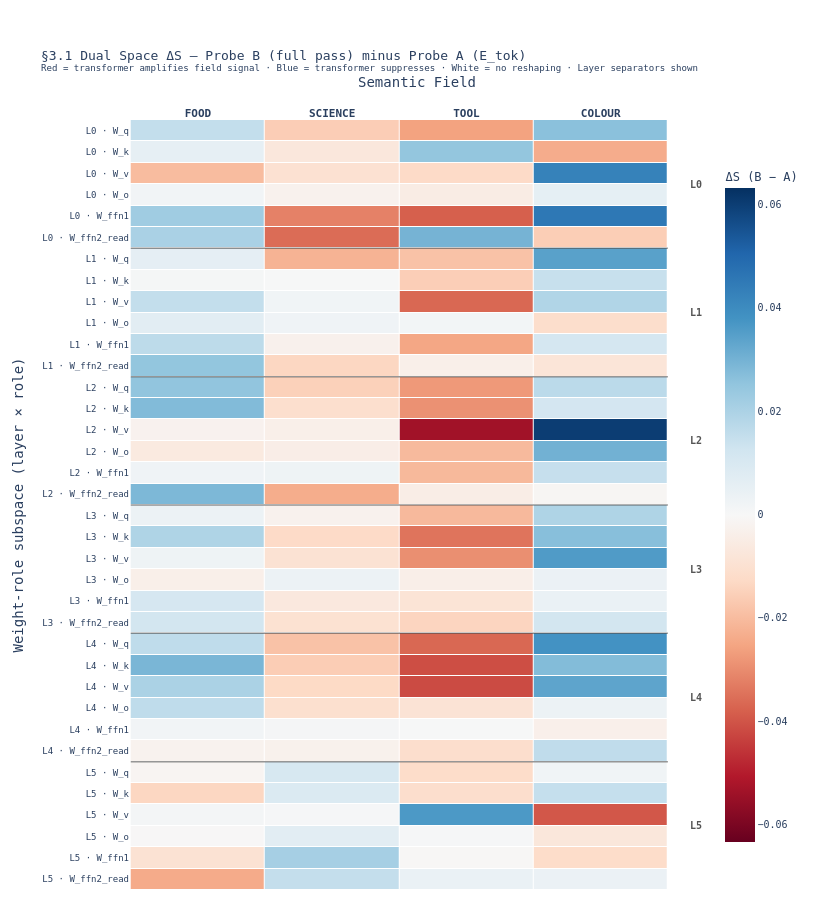

The notebook cell this image was saved under:
### Markdown cell above
### 3.1 — DUAL SPACE COMPARISON — ΔS heatmap: Probe B minus Probe A

### Code cell
# ── §3.1 DUAL SPACE COMPARISON — ΔS heatmap: Probe B minus Probe A ──────────
#
# ΔS(subspace, field) = S_pass(s,f) − S_etok(s,f)
#
# Interpretation:
#   ΔS > 0 → transformer AMPLIFIES this field's signal in this subspace
#             (full-pass embedding is MORE separable than raw token here)
#   ΔS < 0 → transformer SUPPRESSES this field's signal in this subspace
#             (raw token direction was stronger; layers wash it out)
#   ΔS ≈ 0 → layers add no new geometric structure for this field/subspace pair
#
# This directly operationalises the theoretical claim in the markdown above:
# "Divergence between Probe A and Probe B indicates the layers do non-trivial
# re-encoding." High |ΔS| subspaces are prime candidates for ArrowSpace's
# R_spec (spectral component) to capture at inference time.
# ─────────────────────────────────────────────────────────────────────────────

delta_S = S_matrix_pass - S_matrix_etok   # (n_subspaces, n_fields)

import plotly.graph_objects as go
from plotly.subplots import make_subplots

# ── Heatmap ──────────────────────────────────────────────────────────────────
# Rows = subspaces (layer × role), Cols = semantic fields
# Colour = ΔS, symmetric diverging scale centred at 0

abs_max = float(np.abs(delta_S).max()) * 1.05   # symmetric colour range

fig_delta = go.Figure(go.Heatmap(
    z=delta_S,
    x=field_names,
    y=subspace_labels,
    colorscale="RdBu",
    zmid=0,
    zmin=-abs_max,
    zmax=abs_max,
    colorbar=dict(
        title="ΔS (B − A)",
        tickfont=dict(family="monospace", size=10),
        len=0.9,
    ),
    hovertemplate=(
        "<b>%{y}</b><br>"
        "Field: <b>%{x}</b><br>"
        "ΔS = %{z:.4f}<br>"
        "<extra></extra>"
    ),
    xgap=1,
    ygap=1,
))

# Layer separator lines
for i in range(1, n_layers):
    sep_y = i * len(ALL_ROLES) - 0.5
    fig_delta.add_shape(
        type="line",
        x0=-0.5, x1=n_fields - 0.5,
        y0=sep_y, y1=sep_y,
        line=dict(color="rgba(80,80,80,0.6)", width=1.5, dash="solid"),
    )

# Layer annotations (right side)
for i in range(n_layers):
    mid_y = i * len(ALL_ROLES) + (len(ALL_ROLES) - 1) / 2
    fig_delta.add_annotation(
        x=n_fields - 0.5 + 0.15, y=mid_y,
        text=f"<b>L{i}</b>",
        showarrow=False, xanchor="left",
        font=dict(size=10, color="#555", family="monospace"),
        xref="x", yref="y",
    )

fig_delta.update_layout(
    title=dict(
        text=(
            "§3.1 Dual Space ΔS — Probe B (full pass) minus Probe A (E_tok)<br>"
            "<sup>Red = transformer amplifies field signal · Blue = transformer suppresses · "
            "White = no reshaping · Layer separators shown</sup>"
        ),
        font=dict(size=13, family="monospace"),
    ),
    xaxis=dict(
        tickmode="array",
        tickvals=list(range(n_fields)),
        ticktext=[f"<b>{f}</b>" for f in field_names],
        tickfont=dict(size=11, family="monospace"),
        title="Semantic Field",
        side="top",
        showgrid=False,
    ),
    yaxis=dict(
        tickmode="array",
        tickvals=list(range(n_subspaces)),
        ticktext=[f"<span style='font-family:monospace;font-size:9px'>{lbl}</span>"
                  for lbl in subspace_labels],
        tickfont=dict(size=9, family="monospace"),
        title="Weight-role subspace (layer × role)",
        autorange="reversed",
        showgrid=False,
    ),
    plot_bgcolor="#ffffff", paper_bgcolor="#ffffff",
    height=920, width=820,
    margin=dict(l=130, r=100, t=120, b=30),
    font=dict(family="monospace"),
    hoverlabel=dict(font_family="monospace"),
)

fig_delta.write_image(OUTPUT_DIR / "fig_03c_delta_S_dual_space.png", scale=2)
fig_delta.show()
print("Saved fig_03c_delta_S_dual_space.png")

# ── Ranked ΔS summary ─────────────────────────────────────────────────────────
# Flatten and find the highest-|ΔS| (layer, role, field) triplets
rows = []
for s_idx, (i, role) in enumerate(subspace_keys):
    for f_idx, field in enumerate(field_names):
        rows.append({
            "Subspace":    subspace_labels[s_idx],
            "Layer":       i,
            "Role":        role,
            "Role family": ROLE_FAMILY[role],
            "Field":       field,
            "S_A":         round(S_matrix_etok[s_idx, f_idx], 4),
            "S_B":         round(S_matrix_pass[s_idx, f_idx], 4),
            "delta_S":     round(delta_S[s_idx, f_idx], 4),
            "abs_delta_S": round(abs(delta_S[s_idx, f_idx]), 4),
        })

df_delta = pd.DataFrame(rows).sort_values("abs_delta_S", ascending=False).reset_index(drop=True)
df_delta.to_csv(OUTPUT_DIR / "delta_S_dual_space.csv", index=False)

print("\n=== Top-20 subspace × field pairs by |ΔS| (transformer reshaping magnitude) ===")
print(df_delta.head(20)[
    ["Subspace", "Field", "Role family", "S_A", "S_B", "delta_S"]
].to_string(index=False))

# ── Per-role-family mean |ΔS| ─────────────────────────────────────────────────
print("\n=== Mean |ΔS| by role family (primal vs dual) ===")
print(df_delta.groupby("Role family")["abs_delta_S"].mean().round(4).to_string())

print("\n=== Mean |ΔS| by layer ===")
print(df_delta.groupby("Layer")["abs_delta_S"].mean().round(4).to_string())

### Figure 1 — Plotly figure (JSON) as saved in the notebook; plotly's stock layout.template omitted (floating-point values rounded to 4 significant figures; data arrays with more than 128 entries replaced by an {"elided": "..."} marker saying what was removed)
{"data": [{"colorbar": {"len": 0.9, "tickfont": {"family": "monospace", "size": 10}, "title": {"text": "ΔS (B − A)"}}, "colorscale": [[0, "rgb(103,0,31)"], [0.1, "rgb(178,24,43)"], [0.2, "rgb(214,96,77)"], [0.3, "rgb(244,165,130)"], [0.4, "rgb(253,219,199)"], [0.5, "rgb(247,247,247)"], [0.6, "rgb(209,229,240)"], [0.7, "rgb(146,197,222)"], [0.8, "rgb(67,147,195)"], [0.9, "rgb(33,102,172)"], [1, "rgb(5,48,97)"]], "hovertemplate": "<b>%{y}</b><br>Field: <b>%{x}</b><br>ΔS = %{z:.4f}<br><extra></extra>", "type": "heatmap", "x": ["FOOD", "SCIENCE", "TOOL", "COLOUR"], "xgap": 1, "y": ["L0 · W_q", "L0 · W_k", "L0 · W_v", "L0 · W_o", "L0 · W_ffn1", "L0 · W_ffn2_read", "L1 · W_q", "L1 · W_k", "L1 · W_v", "L1 · W_o", "L1 · W_ffn1", "L1 · W_ffn2_read", "L2 · W_q", "L2 · W_k", "L2 · W_v", "L2 · W_o", "L2 · W_ffn1", "L2 · W_ffn2_read", "L3 · W_q", "L3 · W_k", "L3 · W_v", "L3 · W_o", "L3 · W_ffn1", "L3 · W_ffn2_read", "L4 · W_q", "L4 · W_k", "L4 · W_v", "L4 · W_o", "L4 · W_ffn1", "L4 · W_ffn2_read", "L5 · W_q", "L5 · W_k", "L5 · W_v", "L5 · W_o", "L5 · W_ffn1", "L5 · W_ffn2_read"], "ygap": 1, "z": {"elided": "36x4 float values"}, "zmax": 0.06322, "zmid": 0, "zmin": -0.06322}], "layout": {"annotations": [{"font": {"color": "#555", "family": "monospace", "size": 10}, "showarrow": false, "text": "<b>L0</b>", "x": 3.65, "xanchor": "left", "xref": "x", "y": 2.5, "yref": "y"}, {"font": {"color": "#555", "family": "monospace", "size": 10}, "showarrow": false, "text": "<b>L1</b>", "x": 3.65, "xanchor": "left", "xref": "x", "y": 8.5, "yref": "y"}, {"font": {"color": "#555", "family": "monospace", "size": 10}, "showarrow": false, "text": "<b>L2</b>", "x": 3.65, "xanchor": "left", "xref": "x", "y": 14.5, "yref": "y"}, {"font": {"color": "#555", "family": "monospace", "size": 10}, "showarrow": false, "text": "<b>L3</b>", "x": 3.65, "xanchor": "left", "xref": "x", "y": 20.5, "yref": "y"}, {"font": {"color": "#555", "family": "monospace", "size": 10}, "showarrow": false, "text": "<b>L4</b>", "x": 3.65, "xanchor": "left", "xref": "x", "y": 26.5, "yref": "y"}, {"font": {"color": "#555", "family": "monospace", "size": 10}, "showarrow": false, "text": "<b>L5</b>", "x": 3.65, "xanchor": "left", "xref": "x", "y": 32.5, "yref": "y"}], "font": {"family": "monospace"}, "height": 920, "hoverlabel": {"font": {"family": "monospace"}}, "margin": {"b": 30, "l": 130, "r": 100, "t": 120}, "paper_bgcolor": "#ffffff", "plot_bgcolor": "#ffffff", "shapes": [{"line": {"color": "rgba(80,80,80,0.6)", "dash": "solid", "width": 1.5}, "type": "line", "x0": -0.5, "x1": 3.5, "y0": 5.5, "y1": 5.5}, {"line": {"color": "rgba(80,80,80,0.6)", "dash": "solid", "width": 1.5}, "type": "line", "x0": -0.5, "x1": 3.5, "y0": 11.5, "y1": 11.5}, {"line": {"color": "rgba(80,80,80,0.6)", "dash": "solid", "width": 1.5}, "type": "line", "x0": -0.5, "x1": 3.5, "y0": 17.5, "y1": 17.5}, {"line": {"color": "rgba(80,80,80,0.6)", "dash": "solid", "width": 1.5}, "type": "line", "x0": -0.5, "x1": 3.5, "y0": 23.5, "y1": 23.5}, {"line": {"color": "rgba(80,80,80,0.6)", "dash": "solid", "width": 1.5}, "type": "line", "x0": -0.5, "x1": 3.5, "y0": 29.5, "y1": 29.5}], "title": {"font": {"family": "monospace", "size": 13}, "text": "§3.1 Dual Space ΔS — Probe B (full pass) minus Probe A (E_tok)<br><sup>Red = transformer amplifies field signal · Blue = transformer suppresses · White = no reshaping · Layer separators shown</sup>"}, "width": 820, "xaxis": {"showgrid": false, "side": "top", "tickfont": {"family": "monospace", "size": 11}, "tickmode": "array", "ticktext": ["<b>FOOD</b>", "<b>SCIENCE</b>", "<b>TOOL</b>", "<b>COLOUR</b>"], "tickvals": [0, 1, 2, 3], "title": {"text": "Semantic Field"}}, "yaxis": {"autorange": "reversed", "showgrid": false, "tickfont": {"family": "monospace", "size": 9}, "tickmode": "array", "ticktext": ["<span style='font-family:monospace;font-size:9px'>L0 · W_q</span>", "<span style='font-family:monospace;font-size:9px'>L0 · W_k</span>", "<span style='font-family:monospace;font-size:9px'>L0 · W_v</span>", "<span style='font-family:monospace;font-size:9px'>L0 · W_o</span>", "<span style='font-family:monospace;font-size:9px'>L0 · W_ffn1</span>", "<span style='font-family:monospace;font-size:9px'>L0 · W_ffn2_read</span>", "<span style='font-family:monospace;font-size:9px'>L1 · W_q</span>", "<span style='font-family:monospace;font-size:9px'>L1 · W_k</span>", "<span style='font-family:monospace;font-size:9px'>L1 · W_v</span>", "<span style='font-family:monospace;font-size:9px'>L1 · W_o</span>", "<span style='font-family:monospace;font-size:9px'>L1 · W_ffn1</span>", "<span style='font-family:monospace;font-size:9px'>L1 · W_ffn2_read</span>", "<span style='font-family:monospace;font-size:9px'>L2 · W_q</span>", "<span style='font-family:monospace;font-size:9px'>L2 · W_k</span>", "<span style='font-family:monospace;font-size:9px'>L2 · W_v</span>", "<span style='font-family:monospace;font-size:9px'>L2 · W_o</span>", "<span style='font-family:monospace;font-size:9px'>L2 · W_ffn1</span>", "<span style='font-family:monospace;font-size:9px'>L2 · W_ffn2_read</span>", "<span style='font-family:monospace;font-size:9px'>L3 · W_q</span>", "<span style='font-family:monospace;font-size:9px'>L3 · W_k</span>", "<span style='font-family:monospace;font-size:9px'>L3 · W_v</span>", "<span style='font-family:monospace;font-size:9px'>L3 · W_o</span>", "<span style='font-family:monospace;font-size:9px'>L3 · W_ffn1</span>", "<span style='font-family:monospace;font-size:9px'>L3 · W_ffn2_read</span>", "<span style='font-family:monospace;font-size:9px'>L4 · W_q</span>", "<span style='font-family:monospace;font-size:9px'>L4 · W_k</span>", "<span style='font-family:monospace;font-size:9px'>L4 · W_v</span>", "<span style='font-family:monospace;font-size:9px'>L4 · W_o</span>", "<span style='font-family:monospace;font-size:9px'>L4 · W_ffn1</span>", "<span style='font-family:monospace;font-size:9px'>L4 · W_ffn2_read</span>", "<span style='font-family:monospace;font-size:9px'>L5 · W_q</span>", "<span style='font-family:monospace;font-size:9px'>L5 · W_k</span>", "<span style='font-family:monospace;font-size:9px'>L5 · W_v</span>", "<span style='font-family:monospace;font-size:9px'>L5 · W_o</span>", "<span style='font-family:monospace;font-size:9px'>L5 · W_ffn1</span>", "<span style='font-family:monospace;font-size:9px'>L5 · W_ffn2_read</span>"], "tickvals": [0, 1, 2, 3, 4, 5, 6, 7, 8, 9, 10, 11, 12, 13, 14, 15, 16, 17, 18, 19, 20, 21, 22, 23, 24, 25, 26, 27, 28, 29, 30, 31, 32, 33, 34, 35], "title": {"text": "Weight-role subspace (layer × role)"}}}}
